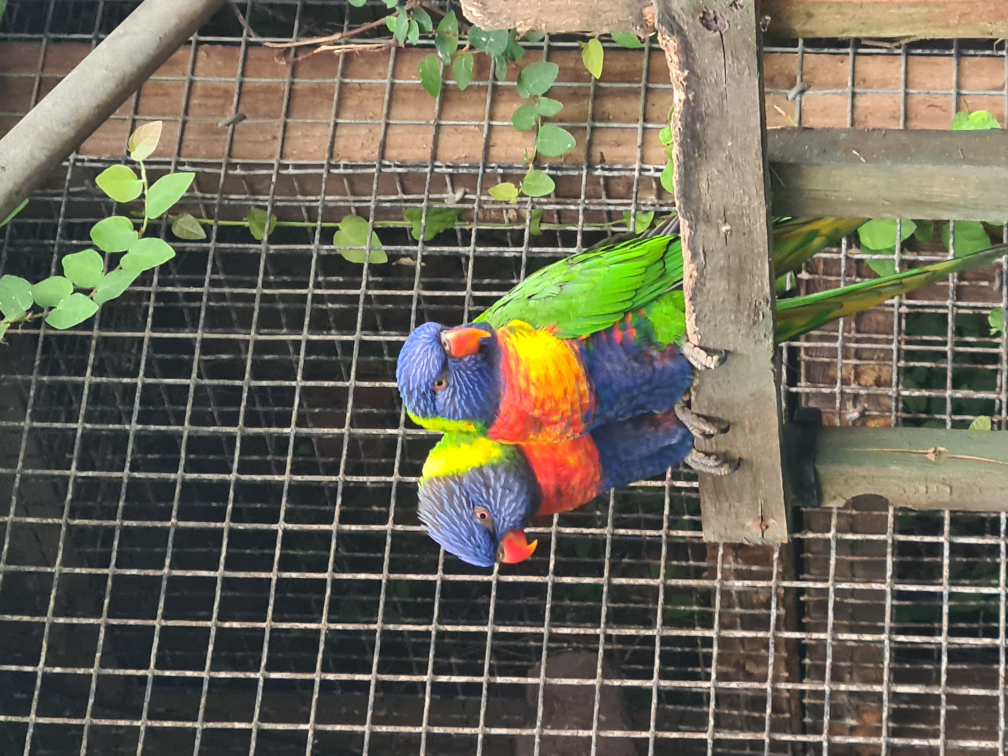
%> input picture images/birds.jpg, 4032 x 3024 px (shown at 1/4 size)
$ octave nth_order_tiled_img_gen.m   (GNU Octave 9; MATLAB toolbox functions it lacks are replaced by stand-ins)
%> lines starting %> are read from the running program, lines starting %| are printed output that depends on the picture
% % Load image
[filename,path] = uigetfile('*.jpg');
%> the answer given: images/birds.jpg
imgO = imread([path,filename]);

imgDb = im2double(imgO); % convert to double
img = rgb2ycbcr(imgDb);  % convert to YCbCr

aspectRatio = [size(img,2),size(img,1),size(img,3)];
%> aspectRatio = [4032 3024 3]

% image(img)
% pbaspect(aspectRatio)

imgY = squeeze(img(:,:,1)); % extract luma part of image (greyscale)
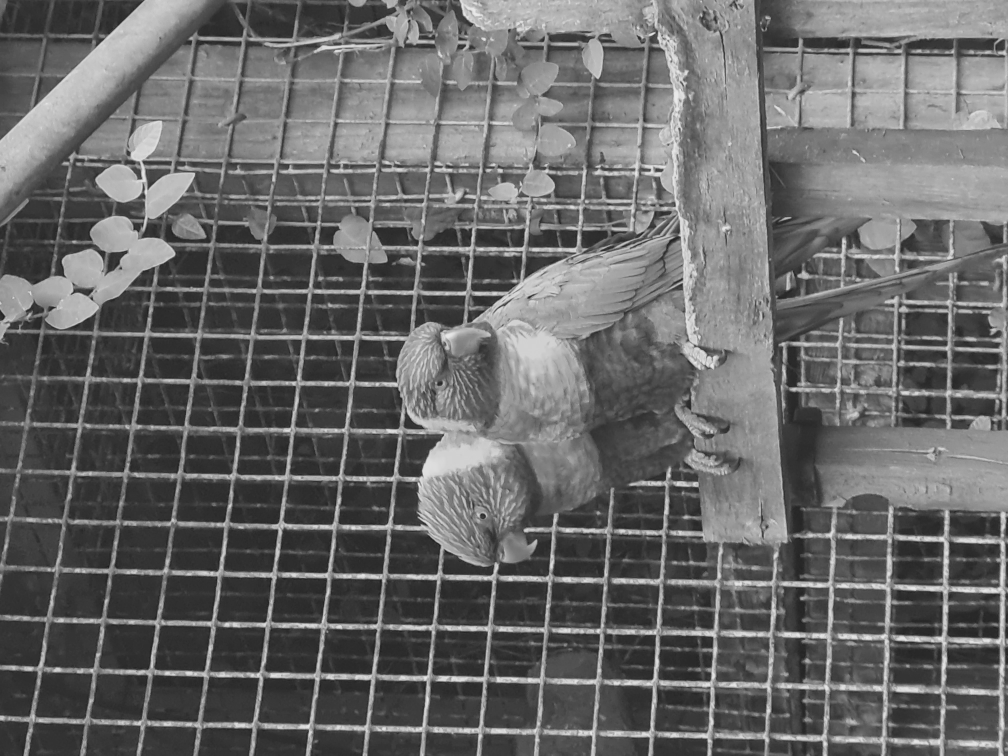
%> imgY: size 3024x4032 double (shown at 1/4 size); min 0.0643, max 0.918, mean 0.411

% % decompose Y part of image using dwt
[LL,HL,LH,HH] = dwt2(imgY,'haar');
[LL2,HL2,LH2,HH2] = dwt2(LL,'haar');
[LL3,HL3,LH3,HH3] = dwt2(LL2,'haar');
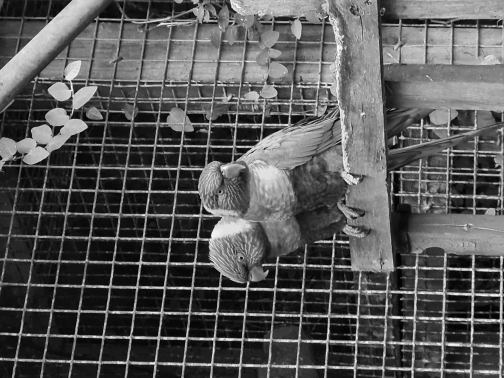
%> LL3: size 378x504 double; min 1.17, max 7.32, mean 3.29; drawn with min black and max white
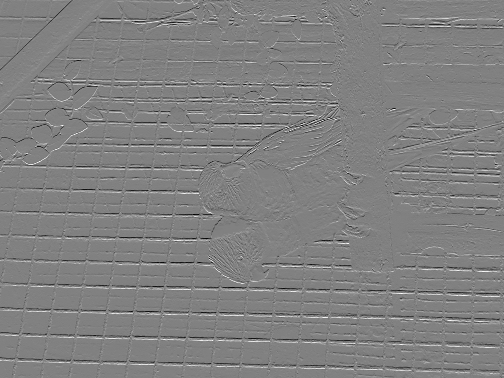
%> HL3: size 378x504 double; min -1.76, max 1.72, mean 0.00123; drawn with min black and max white
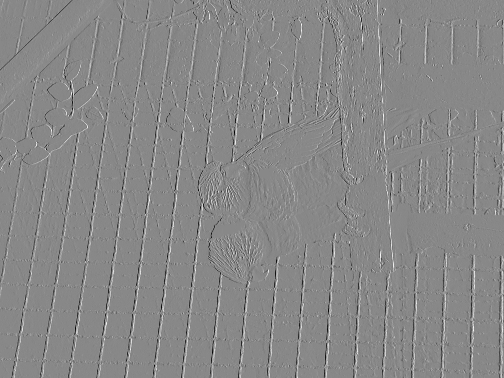
%> LH3: size 378x504 double; min -1.94, max 1.69, mean -7.24e-05; drawn with min black and max white
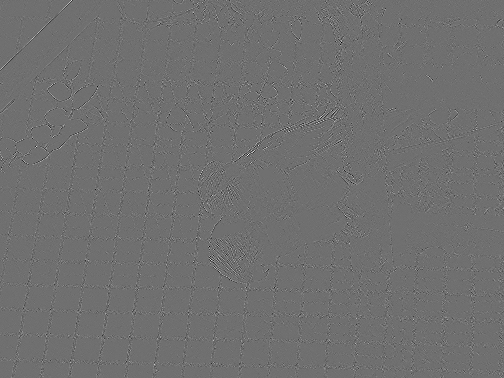
%> HH3: size 378x504 double; min -0.739, max 0.943, mean 0.000161; drawn with min black and max white

% % create tiled image with all orders
% thirdOrderImg = imtile([LL3,HL3;LH3,HH3]);
% secondOrderImg = imtile([thirdOrderImg,HL2;LH2,HH2]);
% firstOrderImg = imtile([secondOrderImg,HL;LH,HH]);

b = 2; % black border px
b2 = 4;
b4 = 8;

% create tiled image with all orders normalised
thirdOrderImg  = imtile([padarray(mat2gray(LL3),[b b],0,'both'),  padarray(mat2gray(HL3),[b b],0,'both'); ...
                         padarray(mat2gray(LH3),[b b],0,'both'),  padarray(mat2gray(HH3),[b b],0,'both')]);
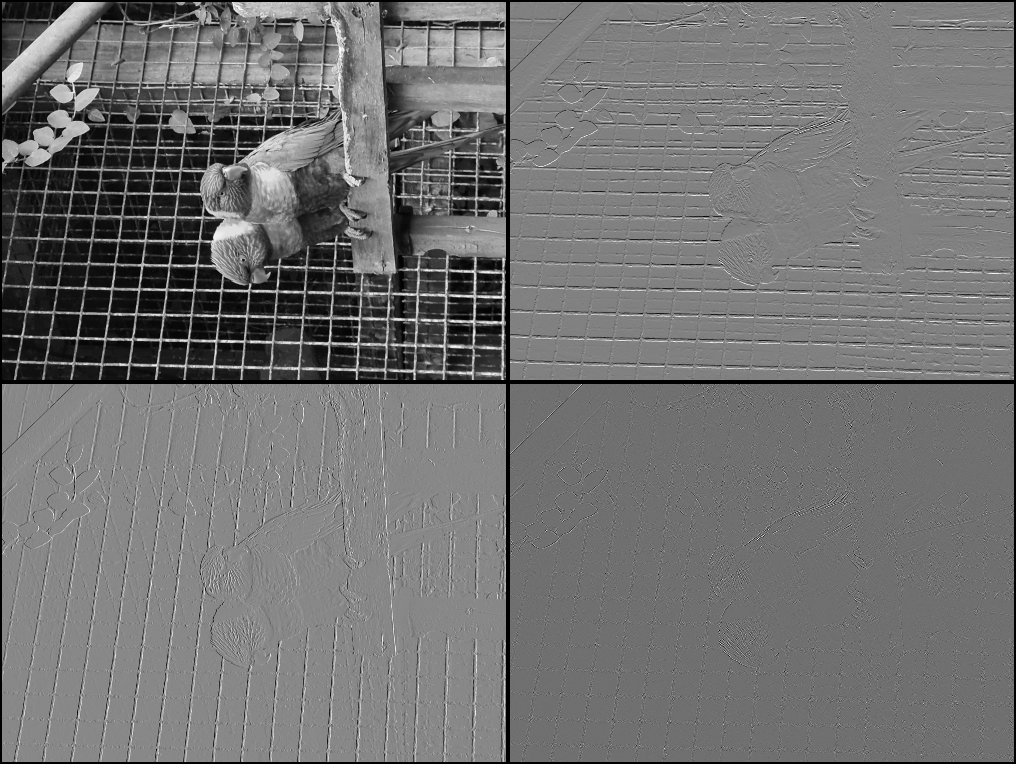
%> thirdOrderImg: size 764x1016 double; min 0, max 1, mean 0.448

secondOrderImg = imtile([padarray(thirdOrderImg,[0 0],0,'both'),  padarray(mat2gray(HL2),[b2 b2],0,'both'); ...
                         padarray(mat2gray(LH2),[b2 b2],0,'both'),padarray(mat2gray(HH2),[b2 b2],0,'both')]);

firstOrderImg  = imtile([padarray(secondOrderImg,[0 0],0,'both'), padarray(mat2gray(HL),[b4 b4],0,'both'); ...
                         padarray(mat2gray(LH),[b4 b4],0,'both'), padarray(mat2gray(HH),[b4 b4],0,'both')]);
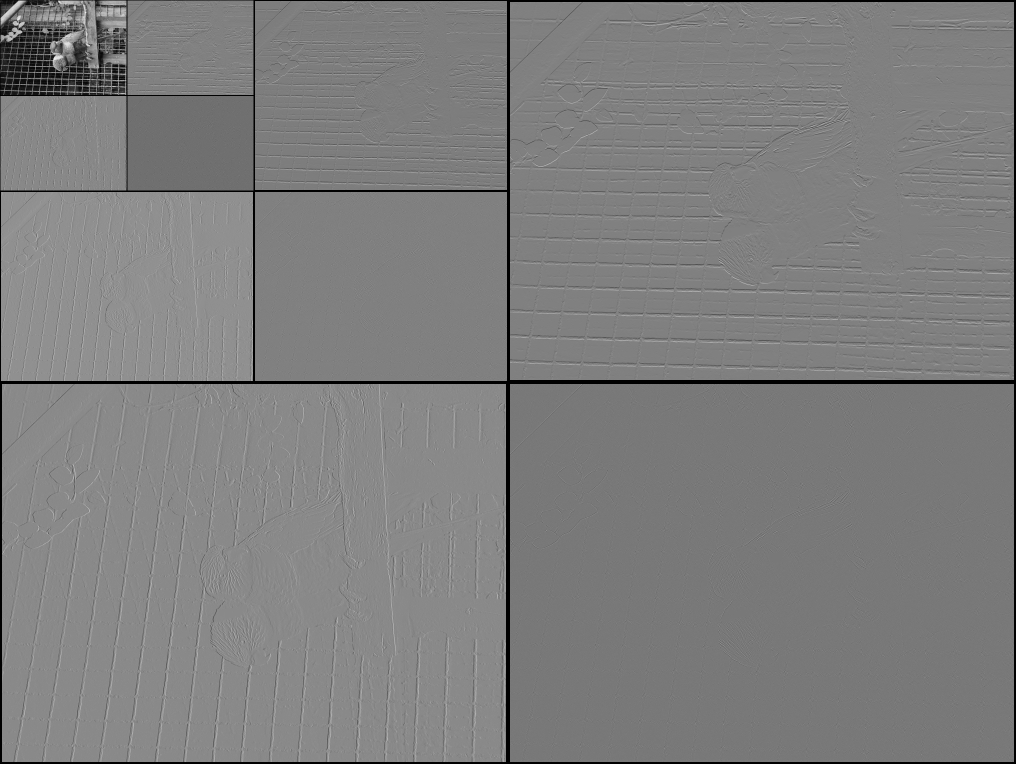
%> firstOrderImg: size 3056x4064 double (shown at 1/4 size); min 0, max 1, mean 0.497
